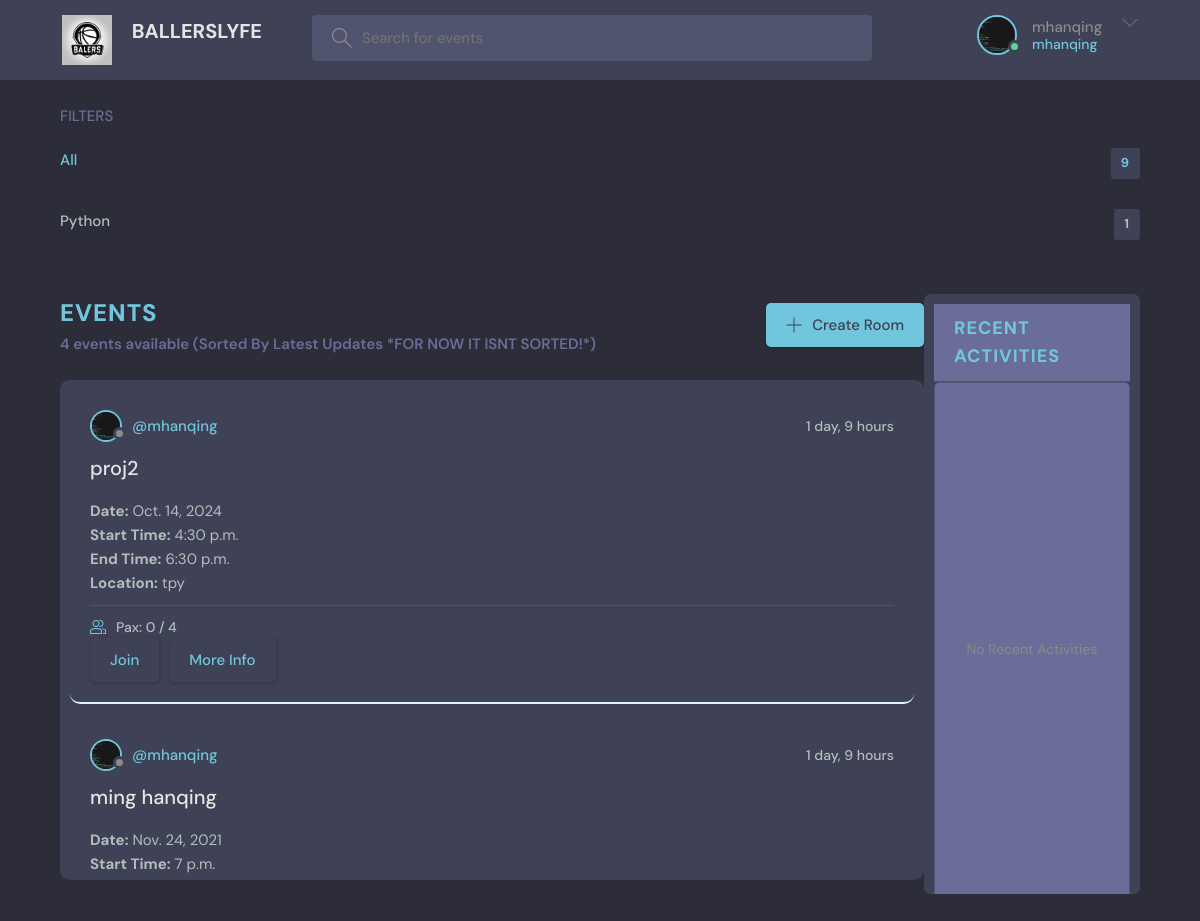
Page /home/ (signed in) on the committed database.
### base/models.py (models this page shows, shortened)
class User(AbstractUser):
    name = models.CharField(max_length=200, null=True)
    email = models.EmailField(unique=True, null=True)
    bio = models.TextField(null=True)
    avatar = models.ImageField(null=True, default="avatar.svg")
    USERNAME_FIELD = 'email'
    REQUIRED_FIELDS = []

class Topic(models.Model):
    name = models.CharField(max_length=200, default='Basketball')

class Room(models.Model):
    host = models.ForeignKey(User, on_delete=models.SET_NULL, null=True)
    topic = models.ForeignKey('Topic', on_delete=models.SET_NULL, null=True)
    location = models.CharField(max_length=255, default="Unknown location")  # New field for location
    date = models.DateField(null=True, blank=True)  # New field for date
    start_time = models.TimeField(null=True, blank=True)  # New field for start time
    end_time = models.TimeField(null=True, blank=True)  # New field for end time
    pax_required = models.PositiveIntegerField(null=True, blank=True)  # New field for pax required
    name = models.CharField(max_length=200)
    description = models.TextField(null=True, blank=True)
    participants = models.ManyToManyField(User, related_name='participants', blank=True)
    updated = models.DateTimeField(auto_now=True)
    created = models.DateTimeField(auto_now_add=True)
    class Meta:
        ordering = ['-updated', '-created']

### base/views.py (the view)
# urls.py: path('home/', views.home, name="home"),
@login_required(login_url = 'login')
def home(request):
    q = request.GET.get('q') if request.GET.get('q') != None else ''
    rooms = Room.objects.filter(
        Q(topic__name__icontains=q) |
        Q(name__icontains=q) |
        Q(description__icontains=q)
        )
    topics = Topic.objects.all()
    room_count = rooms.count()
    room_messages = Message.objects.all()
    context =  {'rooms': rooms, 'topics': topics, 'room_count': room_count, 'room_messages': room_messages}
    return render(request, 'base/home.html',context)

### base/templates/base/home.html
{% extends 'main.html' %}
{% block content %}
<main class="layout layout--3">
    <div class="container1">
      <div >
      {% include 'base/topics_component.html' %}
      </div>
    </div>
    <div class="container2">
      <div class="roomList">
        <div class="roomList__header">
          <div>
            <h2>Events</h2>
            <p> {{room_count}} events available (Sorted By Latest Updates *FOR NOW IT ISNT SORTED!*) </p>
          </div>
          <a class="btn btn--main" href="{% url 'create-room' %}">
            <svg version="1.1" xmlns="http://www.w3.org/2000/svg" width="32" height="32" viewBox="0 0 32 32">
              <title>add</title>
              <path
                d="M16.943 0.943h-1.885v14.115h-14.115v1.885h14.115v14.115h1.885v-14.115h14.115v-1.885h-14.115v-14.115z"
              ></path>
            </svg>
            Create Room
          </a>
        </div>
      {% include 'base/feed_component.html' %}
      </div>
      <div class="'recent-activity">
      {%include 'base/activity_component.html' %}
      </div>
  </div>
</main>
{% endblock content %}

### Templates/navbar.html (shortened to what this page needs)
{% load static %}
<header class="header header--loggedIn">
    <div class="container">
      <a href="{% url 'home' %}" class="header__logo">
        <img src="{% static 'images/logomaker1725347116876.png' %}" alt="Logo" style="width: 50px; height: auto;"/>
        <h1>BALLERSLYFE</h1>
      </a>
      <form class="header__search" method="GET", action="{% url 'home' %}">
        <label>
          <input name="q" placeholder="Search for events" />
        </label>
      </form>
      <nav class="header__menu">
        {% if request.user.is_authenticated %}
        <div class="header__user">
          <a href="{% url 'user-profile' user.id %}">
            <div class="avatar avatar--medium active">
              <img src="{{request.user.avatar.url}}" />
            </div>
            <p>{{request.user.username}} <span>{{request.user.username}}</span></p>
          </a>
          <button class="dropdown-button">
            <svg version="1.1" xmlns="http://www.w3.org/2000/svg" width="32" height="32" viewBox="0 0 32 32">
              <title>chevron-down</title>
              <path d="M16 21l-13-13h-3l16 16 16-16h-3l-13 13z"></path>
            </svg>
          </button>
        </div>
        {% endif %}
      </nav>
    </div>
  </header>

### base/templates/base/topics_component.html (shortened to what this page needs)
<div class="topics">
    <div class="topics__header">
      <h2>Filters</h2>
    </div>
    <ul class="topics__list">
      <li>
        <a href="{% url 'home' %}" class="active">All <span>{{topics.count}}</span></a>
      </li>
      {% for topic in topics|slice:":1"%}
      <li>
        <a href="{%url 'home' %}?q={{topic.name}}"> {{topic.name}} <span>{{topic.room_set.all.count}}</span></a>
      </li>
      {% endfor %}
    </ul>
</div>

### base/templates/base/feed_component.html (shortened to what this page needs)
<div class="parentroomlistcontainer">
{% for room in rooms %}
<div class="roomListRoom">
    <div class="roomListRoom__header">
      <a href="{% url 'user-profile' room.host.id %}" class="roomListRoom__author">
        <div class="avatar avatar--small">
          <img src="{{room.host.avatar.url}}" />
        </div>
        <span>@{{room.host.username}}</span>
      </a>
      <div class="roomListRoom__actions">
        <span>{{room.created|timesince}}</span>
      </div>
    </div>
    <div class="roomListRoom__content">
      <a href="{% url 'room' room.id %}">{{room.name}}</a>
      <p><strong>Date:</strong> {{ room.date }}</p>
      <p><strong>Start Time:</strong> {{ room.start_time }}</p>
      <p><strong>End Time:</strong> {{ room.end_time }}</p>
      <p><strong>Location:</strong> {{ room.location }}</p>
    </div>
    <div class="roomListRoom__meta">
      <a href="{% url 'room' room.id %}" class="roomListRoom__joined">
        Pax: {{ room.participants.all.count }} / {{ room.pax_required }}
      </a>
    </div>
    <div class="roomListRoom__actions">
      <a href="{% url 'home'  %}" class="btn btn--join">Join</a>
      <a href="{% url 'room' room.id %}" class="btn btn--info">More Info</a>
    </div>
  </div>
{% endfor %}
</div>

### rows in the picture
User: user.avatar (picture), user.username "mhanqing"
Topic: name "Python", room_set.all.count "1"
Room: host.avatar (picture), host.username "mhanqing", created "1 day, 9 hours", name "proj2", date "Oct. 14, 2024", start_time "4:30 p.m.", end_time "6:30 p.m.", location "tpy", participants.all.count "0", pax_required "4"
Room: host.avatar (picture), host.username "mhanqing", created "1 day, 9 hours", name "ming hanqing", date "Nov. 24, 2021", start_time "7 p.m."

### other values in the picture
{{ topics.count }} "9"
{{ room_count }} "4"
